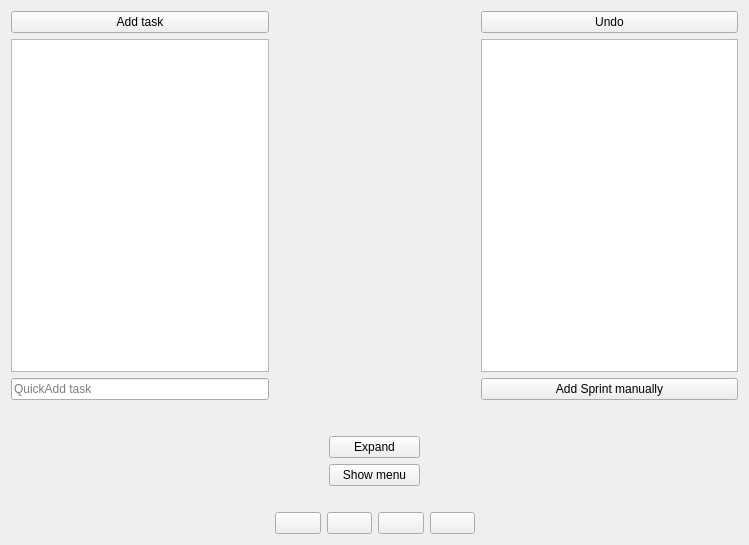
<?xml version="1.0" encoding="UTF-8"?>
<ui version="4.0">
 <class>MainWindow</class>
 <widget class="QWidget" name="MainWindow">
  <property name="geometry">
   <rect>
    <x>0</x>
    <y>0</y>
    <width>749</width>
    <height>545</height>
   </rect>
  </property>
  <property name="sizePolicy">
   <sizepolicy hsizetype="Preferred" vsizetype="Expanding">
    <horstretch>2</horstretch>
    <verstretch>0</verstretch>
   </sizepolicy>
  </property>
  <property name="windowTitle">
   <string>Sprint Timer</string>
  </property>
  <layout class="QGridLayout" name="gridLayout_2">
   <item row="0" column="0">
    <layout class="QGridLayout" name="gridLayout" columnstretch="0,0,0">
     <property name="sizeConstraint">
      <enum>QLayout::SetMinimumSize</enum>
     </property>
     <property name="spacing">
      <number>6</number>
     </property>
     <item row="0" column="0">
      <widget class="QPushButton" name="pbAddTask">
       <property name="sizePolicy">
        <sizepolicy hsizetype="Expanding" vsizetype="Fixed">
         <horstretch>0</horstretch>
         <verstretch>0</verstretch>
        </sizepolicy>
       </property>
       <property name="maximumSize">
        <size>
         <width>300</width>
         <height>16777215</height>
        </size>
       </property>
       <property name="toolTip">
        <string>Add new TODO item</string>
       </property>
       <property name="text">
        <string>Add task</string>
       </property>
      </widget>
     </item>
     <item row="1" column="0">
      <widget class="TaskView" name="lvTaskView">
       <property name="maximumSize">
        <size>
         <width>300</width>
         <height>16777215</height>
        </size>
       </property>
       <property name="contextMenuPolicy">
        <enum>Qt::DefaultContextMenu</enum>
       </property>
       <property name="acceptDrops">
        <bool>true</bool>
       </property>
       <property name="toolTip">
        <string>Uncompleted and recent tasks</string>
       </property>
       <property name="autoFillBackground">
        <bool>true</bool>
       </property>
       <property name="styleSheet">
        <string notr="true"/>
       </property>
       <property name="frameShape">
        <enum>QFrame::StyledPanel</enum>
       </property>
       <property name="sizeAdjustPolicy">
        <enum>QAbstractScrollArea::AdjustIgnored</enum>
       </property>
       <property name="editTriggers">
        <set>QAbstractItemView::NoEditTriggers</set>
       </property>
       <property name="dragEnabled">
        <bool>true</bool>
       </property>
       <property name="dragDropOverwriteMode">
        <bool>false</bool>
       </property>
       <property name="dragDropMode">
        <enum>QAbstractItemView::InternalMove</enum>
       </property>
       <property name="defaultDropAction">
        <enum>Qt::MoveAction</enum>
       </property>
       <property name="selectionBehavior">
        <enum>QAbstractItemView::SelectItems</enum>
       </property>
       <property name="movement">
        <enum>QListView::Snap</enum>
       </property>
       <property name="resizeMode">
        <enum>QListView::Adjust</enum>
       </property>
       <property name="spacing">
        <number>3</number>
       </property>
      </widget>
     </item>
     <item row="2" column="0">
      <widget class="QLineEdit" name="leQuickAddTask">
       <property name="maximumSize">
        <size>
         <width>300</width>
         <height>16777215</height>
        </size>
       </property>
       <property name="toolTip">
        <string>Text based task entry.
# for tag prefix
* for estimated number</string>
       </property>
       <property name="placeholderText">
        <string>QuickAdd task</string>
       </property>
      </widget>
     </item>
     <item row="1" column="2">
      <widget class="SprintListView" name="lvFinishedSprints">
       <property name="sizePolicy">
        <sizepolicy hsizetype="Expanding" vsizetype="Expanding">
         <horstretch>0</horstretch>
         <verstretch>0</verstretch>
        </sizepolicy>
       </property>
       <property name="maximumSize">
        <size>
         <width>300</width>
         <height>16777215</height>
        </size>
       </property>
       <property name="toolTip">
        <string>Time intervals spent</string>
       </property>
       <property name="styleSheet">
        <string notr="true"/>
       </property>
      </widget>
     </item>
     <item row="4" column="1">
      <layout class="QHBoxLayout" name="horizontalLayout">
       <property name="topMargin">
        <number>20</number>
       </property>
       <item>
        <widget class="QPushButton" name="pbStatistics">
         <property name="toolTip">
          <string>Show statistics window</string>
         </property>
         <property name="text">
          <string/>
         </property>
         <property name="icon">
          <iconset resource="../resources/resources.qrc">
           <normaloff>:/icons/statistics.png</normaloff>:/icons/statistics.png</iconset>
         </property>
         <property name="iconSize">
          <size>
           <width>47</width>
           <height>47</height>
          </size>
         </property>
        </widget>
       </item>
       <item>
        <widget class="QPushButton" name="pbHistory">
         <property name="toolTip">
          <string>Show history window</string>
         </property>
         <property name="text">
          <string/>
         </property>
         <property name="icon">
          <iconset resource="../resources/resources.qrc">
           <normaloff>:/icons/history.ico</normaloff>:/icons/history.ico</iconset>
         </property>
         <property name="iconSize">
          <size>
           <width>47</width>
           <height>47</height>
          </size>
         </property>
        </widget>
       </item>
       <item>
        <widget class="QPushButton" name="pbGoals">
         <property name="toolTip">
          <string>Show goals window</string>
         </property>
         <property name="text">
          <string/>
         </property>
         <property name="icon">
          <iconset resource="../resources/resources.qrc">
           <normaloff>:/icons/pomodoro.png</normaloff>:/icons/pomodoro.png</iconset>
         </property>
         <property name="iconSize">
          <size>
           <width>47</width>
           <height>47</height>
          </size>
         </property>
        </widget>
       </item>
       <item>
        <widget class="QPushButton" name="pbSettings">
         <property name="toolTip">
          <string>Show settings window</string>
         </property>
         <property name="text">
          <string/>
         </property>
         <property name="icon">
          <iconset resource="../resources/resources.qrc">
           <normaloff>:/icons/control_panel.ico</normaloff>:/icons/control_panel.ico</iconset>
         </property>
         <property name="iconSize">
          <size>
           <width>47</width>
           <height>47</height>
          </size>
         </property>
        </widget>
       </item>
      </layout>
     </item>
     <item row="2" column="2">
      <widget class="QPushButton" name="pbAddSprintManually">
       <property name="text">
        <string>Add Sprint manually</string>
       </property>
      </widget>
     </item>
     <item row="0" column="1">
      <widget class="QLabel" name="label">
       <property name="sizePolicy">
        <sizepolicy hsizetype="Fixed" vsizetype="Preferred">
         <horstretch>0</horstretch>
         <verstretch>0</verstretch>
        </sizepolicy>
       </property>
       <property name="minimumSize">
        <size>
         <width>200</width>
         <height>0</height>
        </size>
       </property>
       <property name="text">
        <string/>
       </property>
      </widget>
     </item>
     <item row="3" column="1">
      <layout class="QVBoxLayout" name="verticalLayout_4">
       <property name="topMargin">
        <number>30</number>
       </property>
       <item alignment="Qt::AlignHCenter">
        <widget class="QPushButton" name="pbToggleView">
         <property name="sizePolicy">
          <sizepolicy hsizetype="Expanding" vsizetype="Fixed">
           <horstretch>0</horstretch>
           <verstretch>0</verstretch>
          </sizepolicy>
         </property>
         <property name="minimumSize">
          <size>
           <width>91</width>
           <height>0</height>
          </size>
         </property>
         <property name="toolTip">
          <string>Toggle extended mode</string>
         </property>
         <property name="text">
          <string>Expand</string>
         </property>
        </widget>
       </item>
       <item alignment="Qt::AlignHCenter">
        <widget class="QPushButton" name="pbToggleMenu">
         <property name="sizePolicy">
          <sizepolicy hsizetype="Fixed" vsizetype="Fixed">
           <horstretch>0</horstretch>
           <verstretch>0</verstretch>
          </sizepolicy>
         </property>
         <property name="minimumSize">
          <size>
           <width>91</width>
           <height>0</height>
          </size>
         </property>
         <property name="toolTip">
          <string>Toggle menu</string>
         </property>
         <property name="text">
          <string>Show menu</string>
         </property>
        </widget>
       </item>
      </layout>
     </item>
     <item row="0" column="2">
      <widget class="QPushButton" name="pbUndo">
       <property name="toolTip">
        <string>Undo last action</string>
       </property>
       <property name="text">
        <string>Undo</string>
       </property>
      </widget>
     </item>
    </layout>
   </item>
  </layout>
 </widget>
 <customwidgets>
  <customwidget>
   <class>SprintListView</class>
   <extends>QListView</extends>
   <header>widgets/SprintListView.h</header>
  </customwidget>
  <customwidget>
   <class>TaskView</class>
   <extends>QListView</extends>
   <header>widgets/TaskView.h</header>
  </customwidget>
 </customwidgets>
 <resources>
  <include location="../resources/resources.qrc"/>
 </resources>
 <connections/>
</ui>
